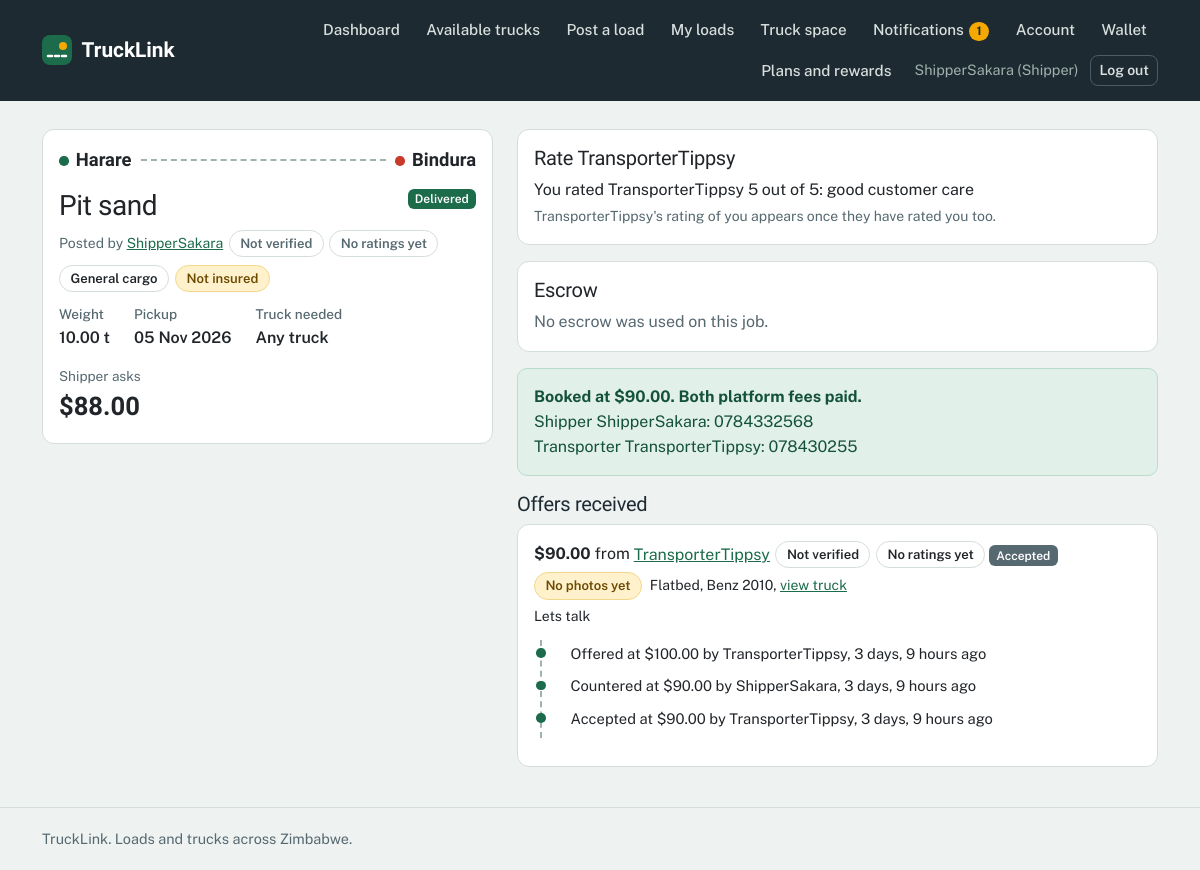
/loads/14/ (signed in), run on an earlier commit of the app's database.
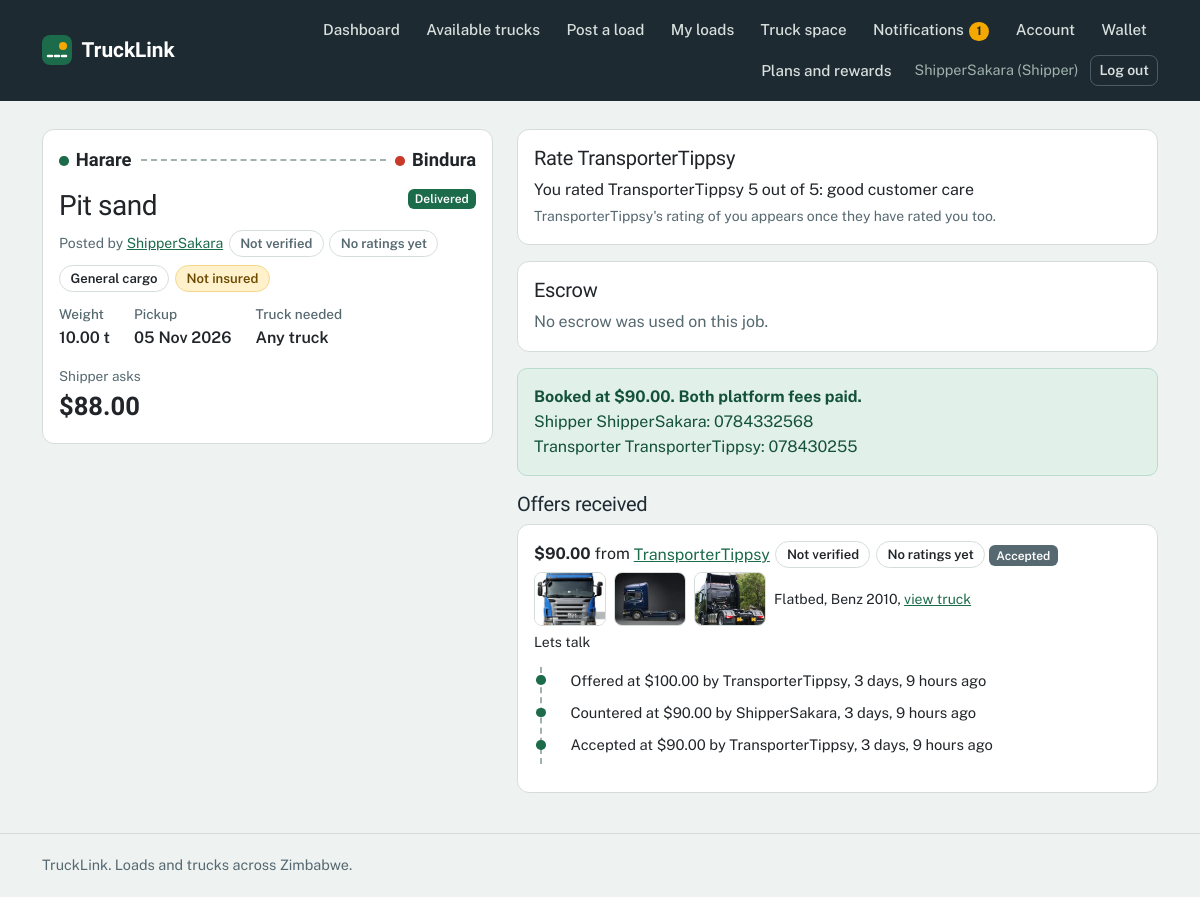
And on a later commit of the database.
### loads/models.py (models this page shows, shortened)
class Offer(models.Model):
    STATUS_CHOICES = [
        ('pending', 'Awaiting shipper'),
        ('countered', 'Awaiting transporter'),
        ('accepted', 'Accepted'),
        ('declined', 'Declined'),
        ('withdrawn', 'Withdrawn'),
        ('expired', 'Expired'),
    ]
    load = models.ForeignKey(Load, on_delete=models.CASCADE, related_name='offers')
    transporter = models.ForeignKey(settings.AUTH_USER_MODEL, on_delete=models.CASCADE,
                                    related_name='offers')
    truck = models.ForeignKey('trucks.Truck', on_delete=models.SET_NULL,
                              null=True, blank=True)
    price = models.DecimalField(max_digits=10, decimal_places=2)
    message = models.CharField(max_length=200, blank=True)
    status = models.CharField(max_length=20, choices=STATUS_CHOICES, default='pending')
    accepted_at = models.DateTimeField(null=True, blank=True)
    created_at = models.DateTimeField(auto_now_add=True)
    @property
    def shipper_paid(self):
        return self.payments.filter(status='paid', payer_role='shipper').exists()
    @property
    def transporter_paid(self):
        return self.payments.filter(status='paid', payer_role='transporter').exists()
    @property
    def fee_paid(self):
        return self.shipper_paid and self.transporter_paid

class OfferEvent(models.Model):
    KIND_CHOICES = [
        ('offer', 'Offered'),
        ('counter', 'Countered'),
        ('accept', 'Accepted'),
        ('decline', 'Declined'),
        ('withdraw', 'Withdrawn'),
        ('expire', 'Expired'),
    ]
    offer = models.ForeignKey(Offer, on_delete=models.CASCADE, related_name='events')
    actor = models.ForeignKey(settings.AUTH_USER_MODEL, on_delete=models.SET_NULL,
                              null=True, blank=True, related_name='offer_events')
    kind = models.CharField(max_length=20, choices=KIND_CHOICES)
    price = models.DecimalField(max_digits=10, decimal_places=2, null=True, blank=True)
    created_at = models.DateTimeField(auto_now_add=True)
    class Meta:
        ordering = ['created_at']

### trucks/models.py (models this page shows, shortened)
class Truck(models.Model):
    TYPE_CHOICES = [
        ('flatbed', 'Flatbed'),
        ('tipper', 'Tipper'),
        ('tanker', 'Tanker'),
        ('refrigerated', 'Refrigerated'),
        ('box', 'Closed box / lorry'),
        ('lowbed', 'Lowbed'),
    ]
    owner = models.ForeignKey(settings.AUTH_USER_MODEL, on_delete=models.CASCADE,
                              related_name='trucks')
    truck_type = models.CharField(max_length=20, choices=TYPE_CHOICES)
    capacity_tonnes = models.DecimalField(max_digits=6, decimal_places=2)
    registration_number = models.CharField(max_length=20)
    make = models.CharField(max_length=50, blank=True, default='')
    vehicle_model = models.CharField(max_length=50, blank=True, default='')
    year = models.PositiveSmallIntegerField(null=True, blank=True)
    axle_configuration = models.CharField(max_length=20, blank=True, default='')
    volume_cbm = models.DecimalField(max_digits=7, decimal_places=2, null=True, blank=True)
    current_location = models.CharField(max_length=100)
    heading_to = models.CharField(max_length=100, blank=True)
    available_from = models.DateField(null=True, blank=True)
    insurance_expiry = models.DateField(null=True, blank=True)
    roadworthy_expiry = models.DateField(null=True, blank=True)
    is_available = models.BooleanField(default=True)
    created_at = models.DateTimeField(auto_now_add=True)

class TruckPhoto(models.Model):
    KIND_CHOICES = [
        ('front', 'Front'),
        ('side', 'Side'),
        ('back', 'Back'),
        ('cargo', 'Cargo bed or body'),
        ('other', 'Other'),
    ]
    truck = models.ForeignKey(Truck, on_delete=models.CASCADE, related_name='photos')
    kind = models.CharField(max_length=10, choices=KIND_CHOICES, default='side')
    image = models.ImageField(upload_to=photo_path, storage=get_photo_storage)
    thumb = models.ImageField(upload_to=photo_path, storage=get_photo_storage)
    created_at = models.DateTimeField(auto_now_add=True)
    class Meta:
        ordering = ['created_at', 'id']

### accounts/models.py (models this page shows, shortened)
class Profile(models.Model):
    ROLE_CHOICES = [
        ('shipper', 'Shipper (I have loads)'),
        ('transporter', 'Transporter (I have trucks)'),
    ]
    user = models.OneToOneField(settings.AUTH_USER_MODEL, on_delete=models.CASCADE)
    role = models.CharField(max_length=20, choices=ROLE_CHOICES)
    phone = models.CharField(max_length=20, blank=True)
    both_roles = models.BooleanField(default=False)
    @property
    def kyc_status(self):
        latest = self.user.kyc_submissions.first()
        return latest.status if latest else 'none'
    @property
    def is_verified(self):
        return self.kyc_status == 'approved'

### loads/views.py (the view, shortened to what this page needs)
# urls.py: path('<int:pk>/', views.load_detail, name='load_detail'),
@login_required
def load_detail(request, pk):
    run_housekeeping()
    load = get_object_or_404(Load, pk=pk)
    is_owner = load.shipper_id == request.user.id
    role = _role(request.user)
    my_offer = None
    form = None
    has_trucks = False
    needs_verification = False
    offers = []
    if is_owner:
        offers = (load.offers.select_related('transporter', 'truck')
                  .prefetch_related('events__actor').order_by('-created_at'))
    accepted_offer = (load.offers.filter(status='accepted')
                      .select_related('transporter', 'truck').first())
    my_role = None
    if accepted_offer:
        if is_owner:
            my_role = 'shipper'
        elif accepted_offer.transporter_id == request.user.id:
            my_role = 'transporter'
    is_party = my_role is not None
    fee_paid = bool(accepted_offer) and accepted_offer.fee_paid
    can_see_contacts = is_party and fee_paid
    open_dispute = bool(accepted_offer) and Dispute.objects.filter(
        offer=accepted_offer, status='open').exists()
    escrow_held = bool(accepted_offer) and Escrow.objects.filter(
        offer=accepted_offer, status='held').exists()
    escrow_required = getattr(settings, 'ESCROW_REQUIRED', False)
    my_paid = False
    my_fee = None
    pending_payment = None
    payment_form = None
    deadline = None
    can_deliver = (is_owner and load.status == 'booked' and fee_paid and not open_dispute
                   and (escrow_held or not escrow_required))
    return render(request, 'loads/load_detail.html', {
        'load': load,
        'form': form,
        'has_trucks': has_trucks,
        'needs_verification': needs_verification,
        'is_owner': is_owner,
        'role': role,
        'offers': offers,
        'my_offer': my_offer,
        'accepted_offer': accepted_offer,
        'is_party': is_party,
        'can_see_contacts': can_see_contacts,
        'my_paid': my_paid,
        'my_fee': my_fee,
        'pending_payment': pending_payment,
        'payment_form': payment_form,
        'deadline': deadline,
        'can_deliver': can_deliver,
    })

### accounts/models.py (called while the page is built)
def visible_reviews(user):
    cutoff = timezone.now() - timedelta(days=14)
    reply = Review.objects.filter(offer=OuterRef('offer'), reviewer=OuterRef('reviewee'))
    return (Review.objects.filter(reviewee=user)
            .annotate(has_reply=Exists(reply))
            .filter(Q(has_reply=True) | Q(created_at__lt=cutoff)))

def rating_summary(user):
    data = visible_reviews(user).aggregate(avg=Avg('stars'), n=Count('id'))
    return data['avg'], data['n']

### accounts/templatetags/notify_tags.py (called while the page is built)
@register.simple_tag
def unread_count(user):
    if not user.is_authenticated:
        return 0
    return user.notifications.filter(is_read=False).count()

### accounts/templatetags/trust_tags.py (called while the page is built)
@register.inclusion_tag('accounts/_trust_chip.html')
def trust_chip(person):
    profile = getattr(person, 'profile', None)
    avg, count = rating_summary(person)
    return {
        'person': person,
        'verified': bool(profile and profile.is_verified),
        'avg': round(avg, 1) if avg else None,
        'count': count,
    }

### loads/services.py (called while the page is built, shortened)
def deadline_hours():
    return getattr(settings, 'PAYMENT_DEADLINE_HOURS', 24)

def expire_loads():
    stale = Load.objects.filter(status='open', pickup_date__lt=timezone.localdate())

### loads/templates/loads/load_detail.html (shortened to what this page needs)
{% extends 'base.html' %}
{% load trust_tags wallet_tags reach_tags tracking_tags %}
{% block content %}
<div class="row g-4 mt-1">
  <div class="col-12 col-lg-5">
    <div class="card">
      <div class="card-body">
        <div class="route"><span class="town">{{ load.pickup }}</span><span class="line"></span><span class="town">{{ load.destination }}</span></div>
        <div class="d-flex justify-content-between align-items-start gap-2">
          <h1 class="h3" style="margin-top:0;">{{ load.title }}</h1>
          <span class="badge bg-success">{{ load.get_status_display }}</span>
        </div>
        {% if load.shipper %}<p class="mb-2 small muted">Posted by {% trust_chip load.shipper %}</p>{% endif %}
        <div class="chips mt-2">
          <span class="chip">{{ load.get_cargo_type_display }}</span>
          {% if load.insured %}
            <span class="chip chip-ok">Insured{% if load.insurance_provider %} by {{ load.insurance_provider }}{% endif %}</span>
          {% else %}
            <span class="chip chip-warn">Not insured</span>
          {% endif %}
        </div>
        <dl class="facts">
          <div><dt>Weight</dt><dd>{{ load.weight_tonnes }} t</dd></div>
          <div><dt>Pickup</dt><dd>{{ load.pickup_date|date:"d M Y"|default:"Date not set" }}</dd></div>
          <div><dt>Truck needed</dt><dd>{{ load.get_truck_type_needed_display }}</dd></div>
        </dl>
        <div class="price"><span class="price-label">Shipper asks</span><strong>${{ load.offered_price }}</strong></div>
      </div>
    </div>
  </div>
  <div class="col-12 col-lg-7">
    {% review_box load %}
    {% escrow_box load %}
    {% if accepted_offer and is_party %}
      {% if can_see_contacts %}
      <div class="alert alert-success">
        <strong>Booked at ${{ accepted_offer.price }}. Both platform fees paid.</strong><br>
        Shipper {{ load.shipper.username }}: {{ load.shipper.profile.phone|default:"no phone given" }}<br>
        Transporter {{ accepted_offer.transporter.username }}: {{ accepted_offer.transporter.profile.phone|default:"no phone given" }}
      </div>
      {% endif %}
    {% endif %}
    {% if is_owner %}
    <h2 class="h5">Offers received</h2>
    {% for offer in offers %}
    <div class="card mb-2">
      <div class="card-body">
        <div class="d-flex justify-content-between align-items-start flex-wrap gap-2">
          <div>
            <strong>${{ offer.price }}</strong> from {% trust_chip offer.transporter %}
            <span class="badge bg-secondary">{{ offer.get_status_display }}</span><br>
                       {% include 'trucks/_truck_strip.html' with truck=offer.truck %}
            {% if offer.message %}<span class="small">{{ offer.message }}</span>{% endif %}
          </div>
        </div>
        <ul class="timeline">
          {% for e in offer.events.all %}
          <li>{{ e.get_kind_display }}{% if e.price %} at ${{ e.price }}{% endif %} by {{ e.actor.username|default:"TruckLink" }}, {{ e.created_at|timesince }} ago</li>
          {% endfor %}
        </ul>
      </div>
    </div>
    {% empty %}
    <div class="empty">No offers yet. Transporters who send an offer will appear here.</div>
    {% endfor %}
    {% endif %}
  </div>
</div>
{% endblock %}

### accounts/templates/accounts/_trust_chip.html
<span style="display:inline-flex;flex-wrap:wrap;gap:.35rem;align-items:center;">
  <a href="{% url 'public_profile' person.username %}">{{ person.username }}</a>
  {% if verified %}<span class="chip chip-ok">Verified</span>{% else %}<span class="chip">Not verified</span>{% endif %}
  {% if count %}<span class="chip">{{ avg }} out of 5 ({{ count }})</span>{% else %}<span class="chip">No ratings yet</span>{% endif %}
</span>

### accounts/templates/accounts/_review_box.html (shortened to what this page needs)
{% if show %}
<div class="card mb-3">
  <div class="card-body">
    <h2 class="h5">Rate {{ other.username }}</h2>
    {% if mine %}
      <p class="mb-1">You rated {{ other.username }} {{ mine.stars }} out of 5{% if mine.comment %}: {{ mine.comment }}{% endif %}</p>
      {% if theirs %}
        <p class="mb-0">{{ other.username }} rated you {{ theirs.stars }} out of 5{% if theirs.comment %}: {{ theirs.comment }}{% endif %}</p>
      {% else %}
        <p class="muted small mb-0">{{ other.username }}'s rating of you appears once they have rated you too.</p>
      {% endif %}
    {% endif %}
  </div>
</div>
{% endif %}

### trucks/templates/trucks/_truck_strip.html
{% if truck %}
<span class="d-flex flex-wrap align-items-center gap-2 my-1">
  {% for photo in truck.photos.all|slice:":3" %}
  <a href="{% url 'truck_detail' truck.pk %}"><img src="{% url 'truck_photo_file' photo.pk 'thumb' %}" alt="{{ photo.get_kind_display }} of the truck" width="72" height="54" loading="lazy" style="object-fit:cover;border-radius:8px;border:1px solid var(--line);"></a>
  {% empty %}
  <span class="chip chip-warn">No photos yet</span>
  {% endfor %}
  <span class="small">
    {{ truck.get_truck_type_display }}{% if truck.make %}, {{ truck.make }}{% endif %}{% if truck.year %} {{ truck.year }}{% endif %},
    <a href="{% url 'truck_detail' truck.pk %}">view truck</a>
  </span>
</span>
{% endif %}

What changed in the data, as far as the page shows it:
shown differently, row unchanged: Offer "Lets talk": no longer shows "No photos yet"
added TruckPhoto: shows a picture
added TruckPhoto: shows a picture
added TruckPhoto: shows a picture
